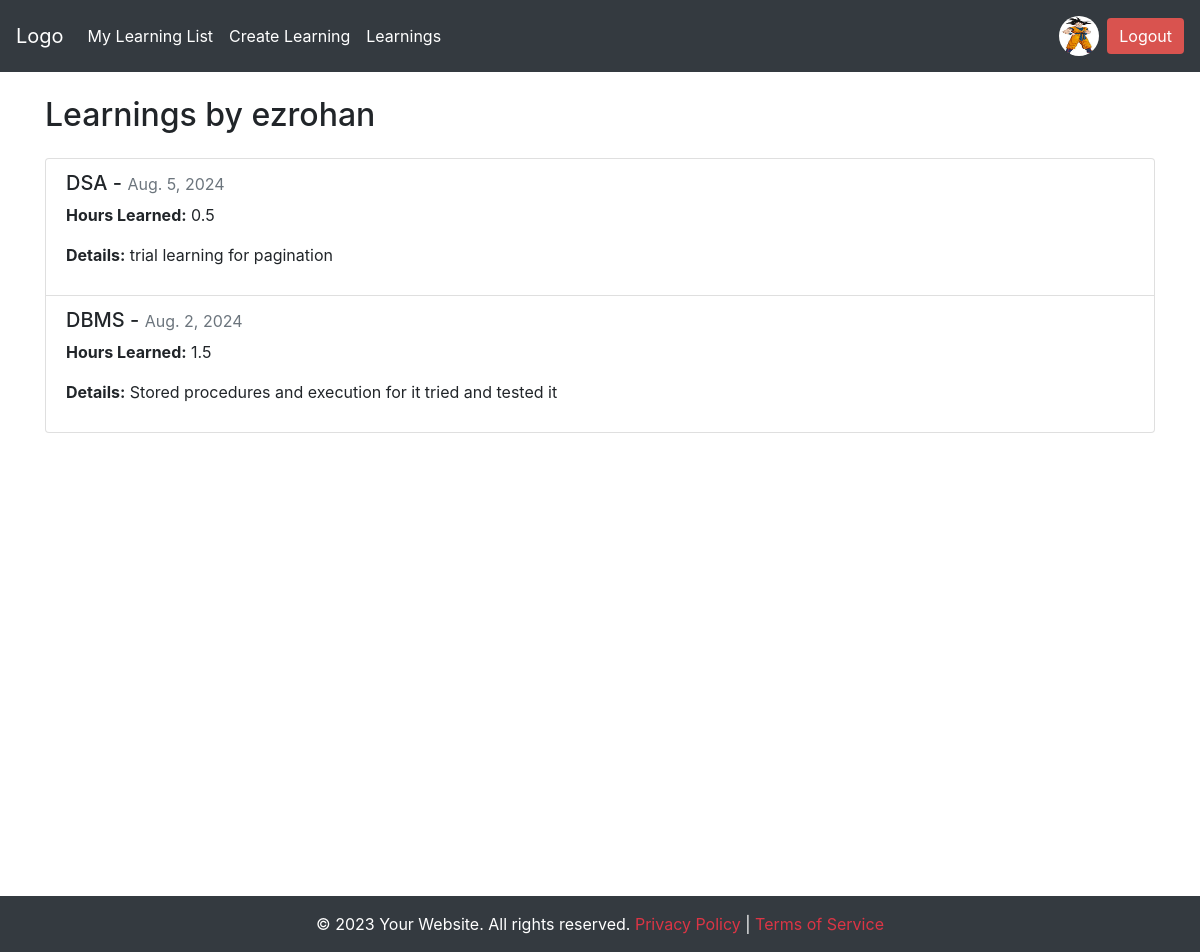
Before: /user/ezrohan/learnings/ (signed in) with the older database file.
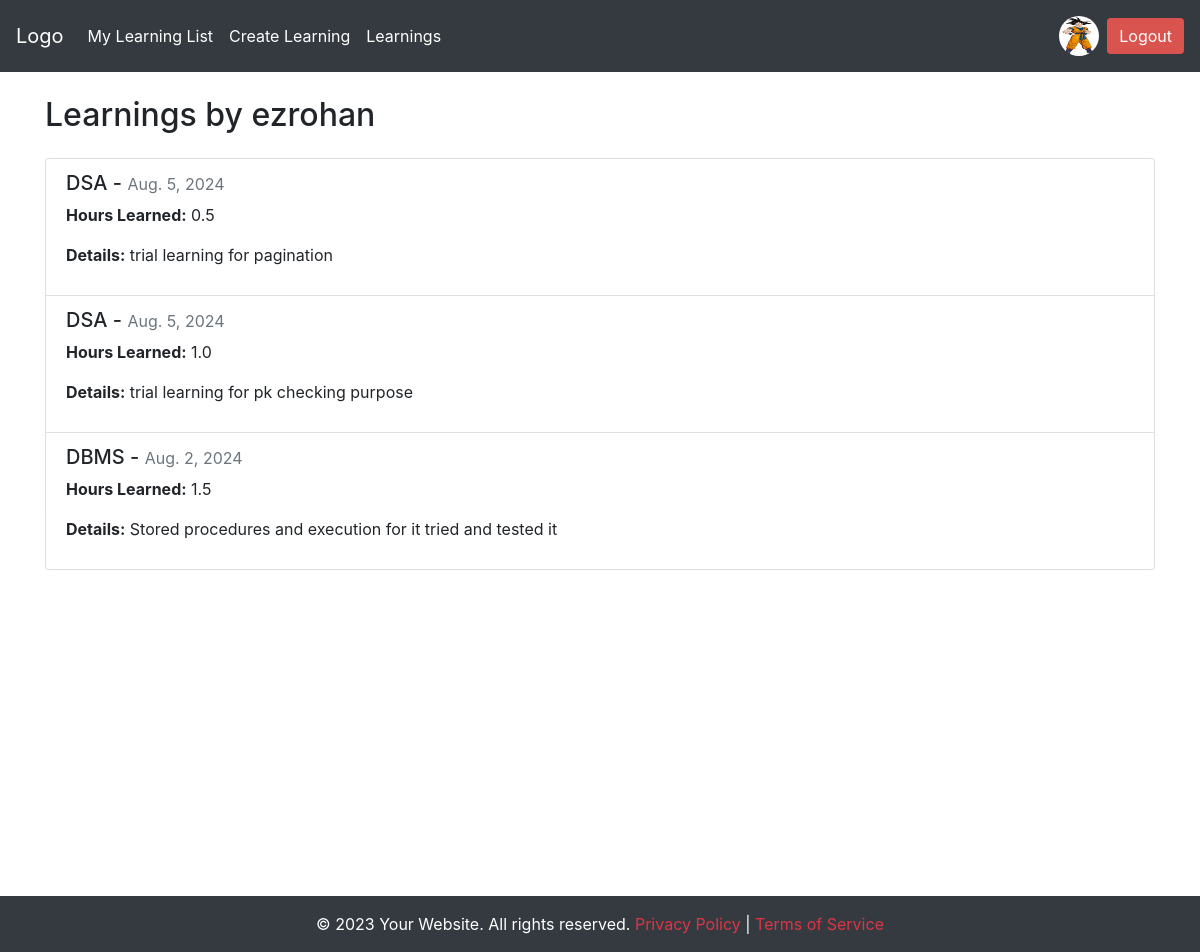
After: the same page with the newer database file.
### post/models.py (models this page shows, shortened)
class Learnings(models.Model):
    SUBJECT_CHOICES = [
        ('DSA', 'DSA'),
        ('Web development', 'Web development'),
        ('App development', 'App development'),
        ('DBMS', 'DBMS'),
        ('android development', 'android development'),
        ('Data Science', 'Data Science'),
        ('OS', 'OS'),
        ('Networking', 'Networking'),
        ('Apptitude', 'Apptitude'),
    ]
    subject = models.CharField(default='select subject', max_length=50, choices=SUBJECT_CHOICES, null=False, blank=False)
    author = models.ForeignKey(User, on_delete=models.CASCADE)
    date = models.DateField(default=timezone.now)
    hours_learned = models.FloatField(validators=[MinValueValidator(0.5)])
    learning_detail = models.TextField(default="Enter learning details", null=False, blank=False)
    links = models.TextField(default="", null=False, blank=False)

### post/views.py (the view)
# urls.py: path('user/<str:username>/learnings/', UserLearningListView.as_view(), name='user-learnings'),
class UserLearningListView(ListView):
    model = Learnings
    template_name = 'user_learnings.html'  # Replace with your desired template
    context_object_name = 'learnings'
    paginate_by = 4
    def get_queryset(self):
        user = get_object_or_404(User, username=self.kwargs.get('username'))
        return Learnings.objects.filter(author=user).order_by('-date')

### templates/user_learnings.html (shortened to what this page needs)
{% extends "index.html" %}
{% block body %}
  <div class="container mt-4">
    <h2 class="mb-4">Learnings by {{ view.kwargs.username }}</h2>
    <ul class="list-group">
      {% for learning in learnings %}
        <li class="list-group-item">
           <a href="{% url 'learning-detail' learning.pk %}" style="text-decoration: none; color: inherit;">
          <h5>{{ learning.subject }} - <small class="text-muted">{{ learning.date }}</small></h5>
          <p><strong>Hours Learned:</strong> {{ learning.hours_learned }}</p>
          <p><strong>Details:</strong> {{ learning.learning_detail }}</p>
        </a>
        </li>
      {% endfor %}
    </ul>
  </div>
{% endblock %}

Changed rows visible on the page:
added Learnings: subject "DSA", date "Aug. 5, 2024", hours_learned "1.0", learning_detail "trial learning for pk checking purpose"
